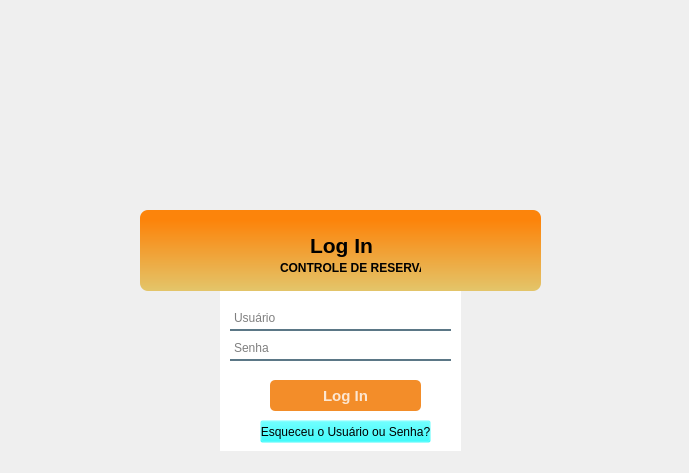
<?xml version="1.0" encoding="UTF-8"?>
<ui version="4.0">
 <class>MainWindow</class>
 <widget class="QMainWindow" name="MainWindow">
  <property name="geometry">
   <rect>
    <x>0</x>
    <y>0</y>
    <width>689</width>
    <height>473</height>
   </rect>
  </property>
  <property name="windowTitle">
   <string>MainWindow</string>
  </property>
  <property name="styleSheet">
   <string notr="true">#btn_login{
	background-color:#f38d29;
	color:rgba(255, 255, 255, 200);
	border-radius:5px;

}
#btn_login:pressed{
	padding-left: 5px;
	padding-top: 5px;
	background-color: #ecb177;
	background-position:calc(100%-10px)center;
}
#btn_login:hover{
	background-color:#ecb177;
}

#btn_recupera{
	background-color:#0000ffff
}
#btn_recupera:hover{
	color: #4b4b4b;
	background-color:#0000ffff
}</string>
  </property>
  <widget class="QWidget" name="centralwidget">
   <widget class="QColumnView" name="columnView">
    <property name="geometry">
     <rect>
      <x>70</x>
      <y>20</y>
      <width>551</width>
      <height>201</height>
     </rect>
    </property>
    <property name="styleSheet">
     <string notr="true">background-color:#0000ffff</string>
    </property>
    <property name="frameShape">
     <enum>QFrame::NoFrame</enum>
    </property>
   </widget>
   <widget class="QLabel" name="label">
    <property name="geometry">
     <rect>
      <x>140</x>
      <y>30</y>
      <width>401</width>
      <height>211</height>
     </rect>
    </property>
    <property name="text">
     <string/>
    </property>
    <property name="pixmap">
     <pixmap>../Imagens/Entrada.png</pixmap>
    </property>
    <property name="scaledContents">
     <bool>true</bool>
    </property>
   </widget>
   <widget class="QColumnView" name="columnView_2">
    <property name="geometry">
     <rect>
      <x>140</x>
      <y>210</y>
      <width>401</width>
      <height>81</height>
     </rect>
    </property>
    <property name="styleSheet">
     <string notr="true">background-color:qlineargradient(spread:pad, x1:0, y1:0.131, x2:0, y2:1, stop:0 rgba(252, 132, 11, 255), stop:1 rgba(227, 197, 106, 255));
border-radius:8px;</string>
    </property>
    <property name="frameShape">
     <enum>QFrame::NoFrame</enum>
    </property>
   </widget>
   <widget class="QLabel" name="label_3">
    <property name="geometry">
     <rect>
      <x>310</x>
      <y>230</y>
      <width>71</width>
      <height>31</height>
     </rect>
    </property>
    <property name="font">
     <font>
      <pointsize>16</pointsize>
      <weight>75</weight>
      <bold>true</bold>
     </font>
    </property>
    <property name="text">
     <string>Log In</string>
    </property>
   </widget>
   <widget class="QColumnView" name="columnView_3">
    <property name="geometry">
     <rect>
      <x>220</x>
      <y>280</y>
      <width>241</width>
      <height>171</height>
     </rect>
    </property>
    <property name="styleSheet">
     <string notr="true">border-radius:8px;</string>
    </property>
    <property name="frameShape">
     <enum>QFrame::NoFrame</enum>
    </property>
    <property name="frameShadow">
     <enum>QFrame::Sunken</enum>
    </property>
   </widget>
   <widget class="QLineEdit" name="scr_usuario">
    <property name="geometry">
     <rect>
      <x>230</x>
      <y>310</y>
      <width>221</width>
      <height>21</height>
     </rect>
    </property>
    <property name="styleSheet">
     <string notr="true">background-color:rgba(0,0,0,0);
border:2px solid rgba(0,0,0,0);
border-bottom-color:rgba(46,82,101,200);
color:rgb(0,0,0);
padding-bottom:7px;</string>
    </property>
    <property name="placeholderText">
     <string>Usuário</string>
    </property>
   </widget>
   <widget class="QLineEdit" name="scr_senha">
    <property name="geometry">
     <rect>
      <x>230</x>
      <y>340</y>
      <width>221</width>
      <height>21</height>
     </rect>
    </property>
    <property name="styleSheet">
     <string notr="true">background-color:rgba(0,0,0,0);
border:2px solid rgba(0,0,0,0);
border-bottom-color:rgba(46,82,101,200);
color:rgb(0,0,0);
padding-bottom:7px;</string>
    </property>
    <property name="echoMode">
     <enum>QLineEdit::Password</enum>
    </property>
    <property name="placeholderText">
     <string>Senha</string>
    </property>
   </widget>
   <widget class="QPushButton" name="btn_login">
    <property name="geometry">
     <rect>
      <x>270</x>
      <y>380</y>
      <width>151</width>
      <height>31</height>
     </rect>
    </property>
    <property name="font">
     <font>
      <pointsize>11</pointsize>
      <weight>75</weight>
      <bold>true</bold>
     </font>
    </property>
    <property name="styleSheet">
     <string notr="true"/>
    </property>
    <property name="text">
     <string>Log In</string>
    </property>
   </widget>
   <widget class="QLabel" name="label_4">
    <property name="geometry">
     <rect>
      <x>280</x>
      <y>260</y>
      <width>141</width>
      <height>16</height>
     </rect>
    </property>
    <property name="font">
     <font>
      <weight>75</weight>
      <bold>true</bold>
     </font>
    </property>
    <property name="text">
     <string>CONTROLE DE RESERVAS</string>
    </property>
   </widget>
   <widget class="QPushButton" name="btn_recupera">
    <property name="geometry">
     <rect>
      <x>260</x>
      <y>420</y>
      <width>171</width>
      <height>23</height>
     </rect>
    </property>
    <property name="cursor">
     <cursorShape>PointingHandCursor</cursorShape>
    </property>
    <property name="styleSheet">
     <string notr="true"/>
    </property>
    <property name="text">
     <string>Esqueceu o Usuário ou Senha?</string>
    </property>
   </widget>
   <zorder>columnView</zorder>
   <zorder>columnView_3</zorder>
   <zorder>columnView_2</zorder>
   <zorder>label_3</zorder>
   <zorder>scr_usuario</zorder>
   <zorder>scr_senha</zorder>
   <zorder>btn_login</zorder>
   <zorder>label_4</zorder>
   <zorder>label</zorder>
   <zorder>btn_recupera</zorder>
  </widget>
 </widget>
 <resources/>
 <connections/>
</ui>
